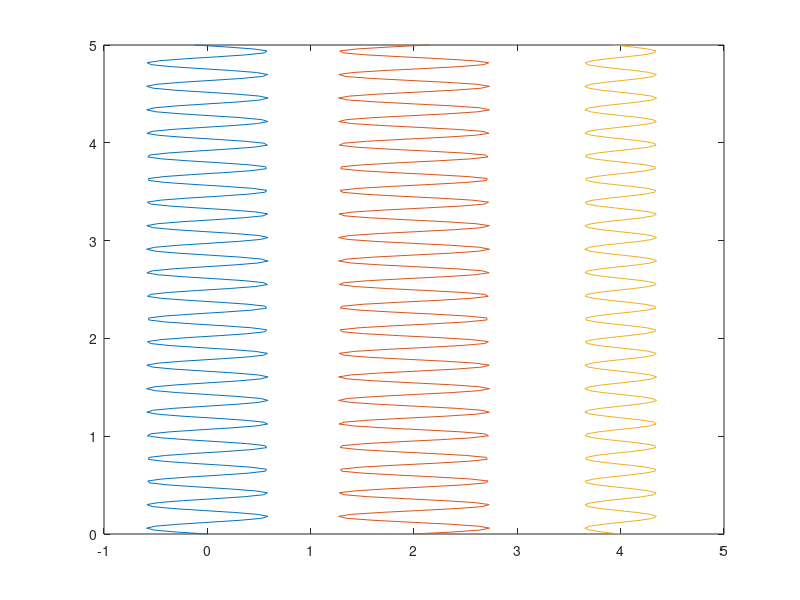

MATLAB code to generate this figure:
K= [5400000 -2400000 0;
    -2400000 4200000 -1800000;
    0 -1800000 1800000];
M= [12000 0 0;
    0 10000 0;
    0 0 8000];
A= M\K;
[V,W2]=eig(A)
W2=diag(W2)
W=sqrt(W2)

T=2*pi./W
t=linspace(0,5,250);
x=V(1,1).*sin(W(1,1).*t);
x2=2+V(2,1).*sin(W(1,1).*t);
x3=4+V(3,1).*sin(W(1,1).*t);

plot(x,t,x2,t,x3,t)
hold off
